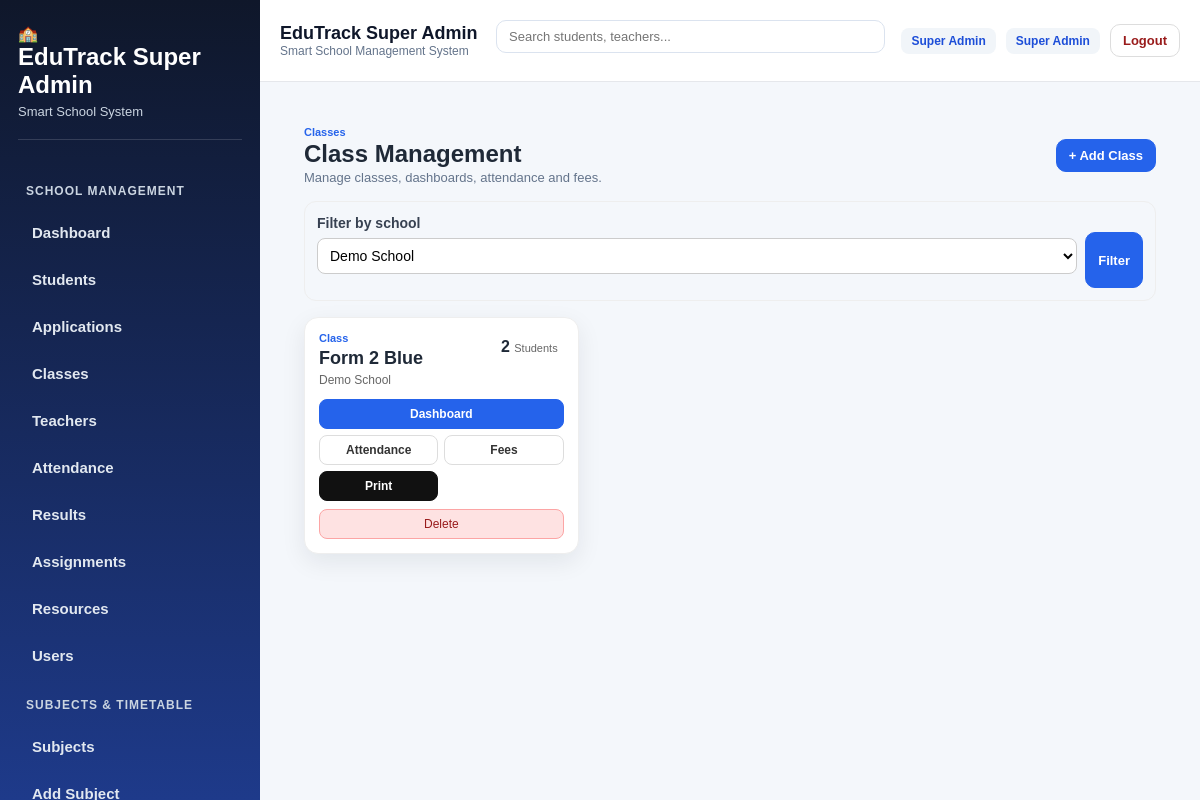
Page /classes?school_id=1 (signed in) on the committed database.
### tables this page shows
CREATE TABLE school_classes (
                    id INTEGER PRIMARY KEY AUTOINCREMENT,
                    school_id INTEGER,
                    class_name TEXT, class_teacher_id INTEGER,
                    UNIQUE(school_id, class_name)
                );

### app.py (the view, shortened to what this page needs)
@app.route("/classes")
@login_required
@roles_required("school_admin", "super_admin", "teacher")
def classes():
    school_id = session.get("school_id")
    role = session.get("role")
    selected_school = request.args.get("school_id")
    if role == "super_admin":
        schools = fetch_all("SELECT * FROM schools ORDER BY school_name")
        query = """
            SELECT sc.id, sc.school_id, sc.class_name, s.school_name,
                   COUNT(st.id) AS total_students
            FROM school_classes sc
            LEFT JOIN schools s ON sc.school_id = s.id
            LEFT JOIN students st
                ON st.school_id = sc.school_id
                AND LOWER(TRIM(st.class_name)) = LOWER(TRIM(sc.class_name))
        """
        params = []
        if selected_school:
            query += " WHERE sc.school_id = ?"
            params.append(selected_school)
        query += """
            GROUP BY sc.id, sc.school_id, sc.class_name, s.school_name
            ORDER BY s.school_name, sc.class_name
        """
        class_rows = fetch_all(query, tuple(params))
        return render_template(
            "classes.html",
            classes=class_rows,
            schools=schools,
            selected_school=selected_school
        )

### app.py (called while the page is built, shortened)
@app.after_request
def add_security_headers(response):
    response.headers["X-Frame-Options"] = "DENY"
    response.headers["X-Content-Type-Options"] = "nosniff"
    response.headers["Referrer-Policy"] = "strict-origin-when-cross-origin"
    return response

def is_postgres():
    return os.environ.get("DATABASE_URL") is not None

def get_db():
    if is_postgres():
        return psycopg2.connect(
            os.environ.get("DATABASE_URL"),
            cursor_factory=RealDictCursor
        )
    conn = sqlite3.connect(DB_PATH)
    conn.row_factory = sqlite3.Row
    return conn

def convert_query(query: str) -> str:
    if is_postgres():
        return query.replace("?", "%s")
    return query

def fetch_all(query, params=()):
    conn = get_db()
    cursor = conn.cursor()
    cursor.execute(convert_query(query), params)
    rows = cursor.fetchall()
    conn.close()
    return rows

def login_required(f):
    @wraps(f)
    def wrapper(*args, **kwargs):
        if "user_id" not in session:
            flash("Please log in first.", "warning")
            return redirect(url_for("login"))
        school_id = session.get("school_id")
        role = session.get("role")
        return f(*args, **kwargs)
    return wrapper

def roles_required(*allowed_roles):
    def decorator(f):
        @wraps(f)
        def wrapper(*args, **kwargs):
            if "user_id" not in session:
                flash("Please log in first.", "warning")
                return redirect(url_for("login"))
            role = session.get("role")
            return f(*args, **kwargs)
        return wrapper
    return decorator

### templates/classes.html (shortened to what this page needs)
{% extends "base.html" %}
{% block content %}
<div class="classes-page">
  <div class="page-header">
    <div>
      <p class="eyebrow">Classes</p>
      <h1>Class Management</h1>
      <p class="muted">Manage classes, dashboards, attendance and fees.</p>
    </div>
    <div class="header-actions">
      <a href="{{ url_for('add_class') }}" class="btn primary">+ Add Class</a>
    </div>
  </div>
  {% if schools %}
  <div class="filter-card">
    <form method="GET" action="{{ url_for('classes') }}">
      <label>Filter by school</label>
      <div class="filter-row">
        <select name="school_id">
          {% for school in schools %}
          <option value="{{ school.id }}" {% if selected_school|string == school.id|string %}selected{% endif %}>
            {{ school.school_name }}
          </option>
          {% endfor %}
        </select>
        <button type="submit" class="btn primary">Filter</button>
      </div>
    </form>
  </div>
  {% endif %}
  <div class="class-grid">
    {% for c in classes %}
    <div class="class-card">
      <div class="class-top">
        <div>
          <p class="label">Class</p>
          <h2>{{ c.class_name }}</h2>
          {% if c.school_name %}
          <p class="school-name">{{ c.school_name }}</p>
          {% endif %}
        </div>
        <div class="student-count">
          <strong>{{ c.total_students or 0 }}</strong>
          <span>Students</span>
        </div>
      </div>
      <div class="class-actions">
        <a href="{{ url_for('class_students', class_name=c.class_name) }}" class="action-btn main">
          Dashboard
        </a>
        <a href="{{ url_for('attendance', class_name=c.class_name) }}" class="action-btn">
          Attendance
        </a>
        <a href="{{ url_for('add_fee', class_name=c.class_name) }}" class="action-btn">
          Fees
        </a>
        <a href="{{ url_for('print_class_list', class_name=c.class_name) }}" class="action-btn dark">
          Print
        </a>
      </div>
      {% if session.get("role") == "super_admin" %}
      <form method="POST"
            action="{{ url_for('delete_class', class_id=c.id) }}"
            onsubmit="return confirm('Delete this class?');">
        <button type="submit" class="delete-btn">Delete</button>
      </form>
      {% endif %}
    </div>
    {% else %}
    <div class="empty-card">
      <h2>No classes yet</h2>
      <p>Create your first class to get started.</p>
      <a href="{{ url_for('add_class') }}" class="btn primary">+ Add Class</a>
    </div>
    {% endfor %}
  </div>
</div>
{% endblock %}

### static/style.css (style rules this page uses)
* { margin: 0; padding: 0; box-sizing: border-box; }
body { font-family: Arial, sans-serif; background: #f4f7fb; color: #1f2937; }
a { text-decoration: none; }
.page-header { margin-bottom: 24px; }
.btn { display: inline-block; border: none; padding: 10px 16px; border-radius: 10px; font-weight: 700; cursor: pointer; transition: 0.2s ease; }
input, select, textarea { width: 100%; padding: 12px 14px; border: 1px solid #d1d5db; border-radius: 10px; font-size: 14px; background: white; margin-top: 6px; margin-bottom: 14px; }
label { font-weight: 700; color: #374151; font-size: 14px; }
.btn { border-radius: 10px; font-weight: 600; transition: 0.2s ease; }
.class-card { background: white; border-radius: 18px; padding: 22px; box-shadow: 0 8px 24px rgba(15, 23, 42, 0.08); border: 1px solid #e5e7eb; }
.page-header { display: flex; justify-content: space-between; align-items: center; margin-bottom: 20px; }
.page-header h1 { margin: 0; }
.btn { padding: 6px 12px; border-radius: 6px; font-size: 13px; text-decoration: none; border: none; cursor: pointer; }
.action-btn { border: none; padding: 7px 11px; border-radius: 8px; font-size: 13px; font-weight: 700; text-decoration: none; cursor: pointer; display: inline-block; }

### templates/classes.html (style rules this page uses)
.classes-page { padding: 16px; }
.page-header { display: flex; justify-content: space-between; align-items: center; margin-bottom: 16px; }
.eyebrow { font-size: 11px; color: #2563eb; font-weight: 700; }
.page-header h1 { font-size: 24px; margin: 2px 0; }
.muted { font-size: 13px; color: #64748b; }
.header-actions { display: flex; gap: 8px; }
.btn { padding: 8px 12px; font-size: 13px; border-radius: 10px; border: 1px solid #ddd; background: white; font-weight: 600; text-decoration: none; }
.btn.primary { background: #2563eb; color: white; border-color: #2563eb; }
.filter-card { padding: 12px; border: 1px solid #eee; border-radius: 12px; margin-bottom: 16px; }
.filter-row { display: flex; gap: 8px; }
.filter-row select { flex: 1; padding: 8px; border-radius: 8px; border: 1px solid #ccc; }
.class-grid { display: grid; grid-template-columns: repeat(3, 1fr); gap: 14px; }
.class-card { border: 1px solid #eee; border-radius: 14px; padding: 14px; background: white; }
.class-top { display: flex; justify-content: space-between; margin-bottom: 12px; }
.label { font-size: 11px; color: #2563eb; font-weight: 700; }
.class-card h2 { font-size: 18px; margin: 4px 0; }
.school-name { font-size: 12px; color: #666; }
.student-count { text-align: center; padding: 6px; }
.student-count strong { font-size: 16px; }
.student-count span { font-size: 11px; color: #666; }
.class-actions { display: grid; grid-template-columns: 1fr 1fr; gap: 6px; }
.action-btn { text-align: center; padding: 7px; font-size: 12px; border-radius: 8px; border: 1px solid #ddd; text-decoration: none; color: #333; }
.action-btn.main { grid-column: span 2; background: #2563eb; color: white; border-color: #2563eb; }
.action-btn.dark { background: #111; color: white; border-color: #111; }
.delete-btn { margin-top: 8px; width: 100%; padding: 7px; font-size: 12px; border-radius: 8px; border: 1px solid #fca5a5; background: #fee2e2; color: #991b1b; }

### rows in the picture
school_classes: class_name "Form 2 Blue", school_name "Demo School", total_students "2"

### other values in the picture
{{ session.get("school_name", "EduTrack") }} "EduTrack Super Admin"
{{ session.get('role', 'user')|replace('_', ' ')|title }} "Super Admin"
{{ session.get('full_name') }} "Super Admin"
form field school_id "Demo School"
